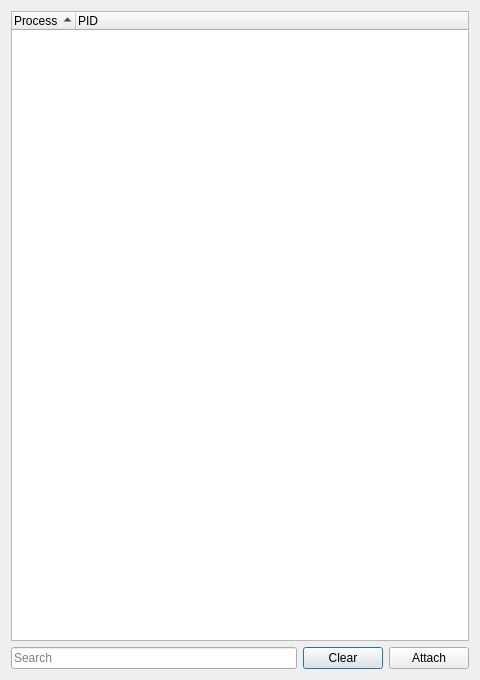
<?xml version="1.0" encoding="UTF-8"?>
<ui version="4.0">
 <class>Dialog</class>
 <widget class="QDialog" name="Dialog">
  <property name="geometry">
   <rect>
    <x>0</x>
    <y>0</y>
    <width>480</width>
    <height>680</height>
   </rect>
  </property>
  <property name="windowTitle">
   <string>ProcessViewer</string>
  </property>
  <layout class="QVBoxLayout" name="verticalLayout">
   <item>
    <widget class="QTreeWidget" name="processTreeWidget">
     <property name="verticalScrollBarPolicy">
      <enum>Qt::ScrollBarAsNeeded</enum>
     </property>
     <property name="horizontalScrollBarPolicy">
      <enum>Qt::ScrollBarAlwaysOff</enum>
     </property>
     <property name="rootIsDecorated">
      <bool>true</bool>
     </property>
     <property name="sortingEnabled">
      <bool>true</bool>
     </property>
     <attribute name="headerDefaultSectionSize">
      <number>64</number>
     </attribute>
     <attribute name="headerMinimumSectionSize">
      <number>64</number>
     </attribute>
     <attribute name="headerShowSortIndicator" stdset="0">
      <bool>true</bool>
     </attribute>
     <attribute name="headerStretchLastSection">
      <bool>true</bool>
     </attribute>
     <column>
      <property name="text">
       <string>Process</string>
      </property>
     </column>
     <column>
      <property name="text">
       <string>PID</string>
      </property>
     </column>
    </widget>
   </item>
   <item>
    <layout class="QHBoxLayout" name="horizontalLayout">
     <item>
      <widget class="QLineEdit" name="searchLineEdit">
       <property name="sizePolicy">
        <sizepolicy hsizetype="Expanding" vsizetype="Preferred">
         <horstretch>0</horstretch>
         <verstretch>0</verstretch>
        </sizepolicy>
       </property>
       <property name="placeholderText">
        <string>Search</string>
       </property>
      </widget>
     </item>
     <item>
      <widget class="QPushButton" name="clearButton">
       <property name="text">
        <string>Clear</string>
       </property>
      </widget>
     </item>
     <item>
      <widget class="QPushButton" name="attachButton">
       <property name="text">
        <string>Attach</string>
       </property>
      </widget>
     </item>
    </layout>
   </item>
  </layout>
 </widget>
 <resources/>
 <connections>
  <connection>
   <sender>clearButton</sender>
   <signal>clicked()</signal>
   <receiver>searchLineEdit</receiver>
   <slot>clear()</slot>
   <hints>
    <hint type="sourcelabel">
     <x>298</x>
     <y>657</y>
    </hint>
    <hint type="destinationlabel">
     <x>240</x>
     <y>656</y>
    </hint>
   </hints>
  </connection>
  <connection>
   <sender>attachButton</sender>
   <signal>clicked()</signal>
   <receiver>Dialog</receiver>
   <slot>return_selected_pid()</slot>
   <hints>
    <hint type="sourcelabel">
     <x>405</x>
     <y>658</y>
    </hint>
    <hint type="destinationlabel">
     <x>452</x>
     <y>674</y>
    </hint>
   </hints>
  </connection>
  <connection>
   <sender>clearButton</sender>
   <signal>clicked()</signal>
   <receiver>processTreeWidget</receiver>
   <slot>clearSelection()</slot>
   <hints>
    <hint type="sourcelabel">
     <x>345</x>
     <y>649</y>
    </hint>
    <hint type="destinationlabel">
     <x>339</x>
     <y>600</y>
    </hint>
   </hints>
  </connection>
  <connection>
   <sender>searchLineEdit</sender>
   <signal>textChanged(QString)</signal>
   <receiver>Dialog</receiver>
   <slot>search_filter()</slot>
   <hints>
    <hint type="sourcelabel">
     <x>39</x>
     <y>651</y>
    </hint>
    <hint type="destinationlabel">
     <x>6</x>
     <y>637</y>
    </hint>
   </hints>
  </connection>
 </connections>
 <slots>
  <slot>return_selected_pid()</slot>
  <slot>search_filter()</slot>
 </slots>
</ui>
